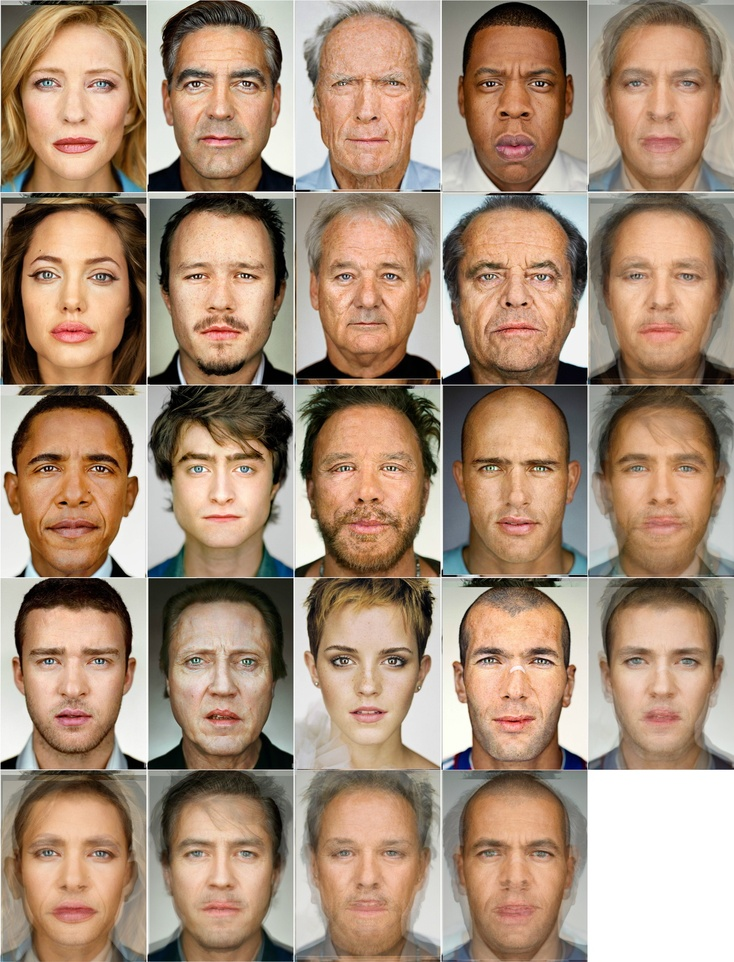
#> input picture skin_Images/7742382396_6b54eedb08_o.jpg, 734 x 962 px, shrunk from 1562 x 2047 before the run, found by its file name; its folder holds only this picture in this run
$ python haar_cascade_detection.py skin_Images/7742382396_6b54eedb08_o.jpg
#> lines starting #> are read from the running program, lines starting #| are printed output that depends on the picture; after the words box and inside, x2 and y2 are one past the last pixel; in counts of white or black regions, pixels touching at a corner belong together
# https://opencv-python-tutroals.readthedocs.io/en/latest/py_tutorials/py_objdetect/py_face_detection/py_face_detection.html
import numpy as np
import cv2

import os
import sys
from colorama import init, Fore

if(len(sys.argv) != 2):
     print("ERROR: The format should be <<< python haar_cascade_detection.py script <image file> >>>")
     exit()

filename = sys.argv[1]

# load the required XML classifiers
face_cascade = cv2.CascadeClassifier(cv2.data.haarcascades + 'haarcascade_frontalface_default.xml')
eye_cascade = cv2.CascadeClassifier(cv2.data.haarcascades + 'haarcascade_eye.xml')

# read the image
img = cv2.imread('skin_Images/' + filename)
#> img is the input picture: shape (962, 734, 3); mean B, G, R 119.4, 140.9, 167.3
gray = cv2.cvtColor(img, cv2.COLOR_BGR2GRAY)
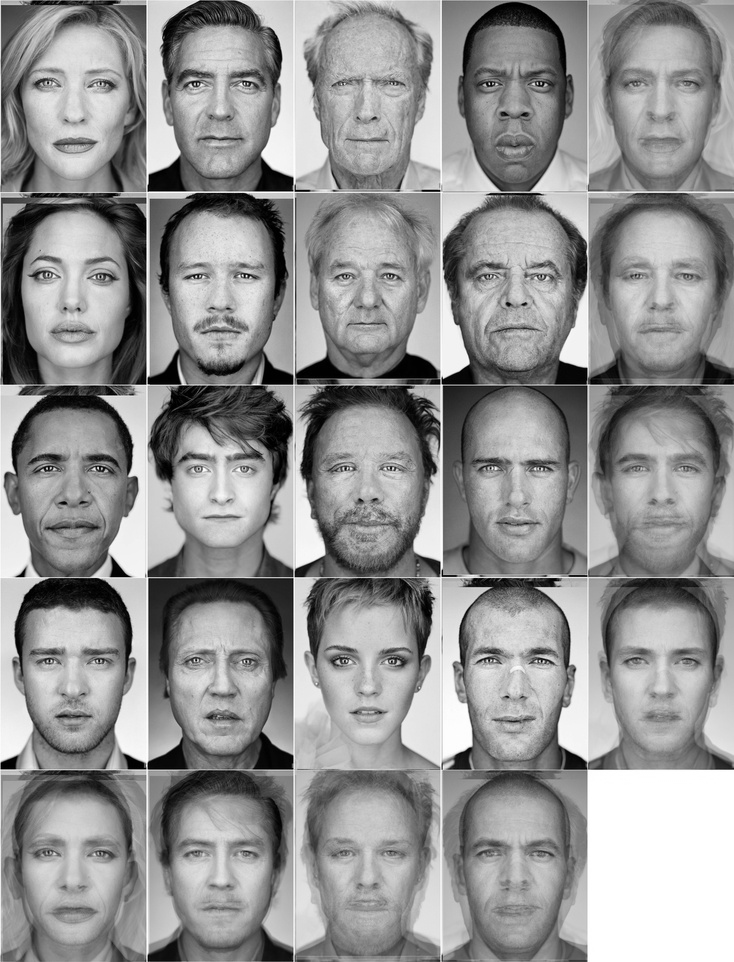
#> gray: shape (962, 734); min 0, max 255, mean 146.4

# find the faces in the image
faces = face_cascade.detectMultiScale(gray, 1.3, 5)
#> faces = 24 rows, first 6: [160, 419, 123, 123], [160, 35, 122, 122], [456, 36, 118, 118], [603, 39, 117, 117], [16, 39, 120, 120], [306, 36, 123, 123]
for (x,y,w,h) in faces:
    # If faces are found, it returns the positions of detected faces as Rect(x,y,w,h)
    img = cv2.rectangle(img,(x,y),(x+w,y+h),(255,0,0),2)
    # ROI for the face
    roi_gray = gray[y:y+h, x:x+w]
    roi_color = img[y:y+h, x:x+w]
    # apply eye detection on the ROI (since eyes are always on the face !!! )
    eyes = eye_cascade.detectMultiScale(roi_gray)
    for (ex,ey,ew,eh) in eyes:
        cv2.rectangle(roi_color,(ex,ey),(ex+ew,ey+eh),(0,255,0),2)
#> this loop made 24 passes
#> (x, y, w, h, eyes) on passes 1, 2, 3, 4, 5, 7, 8, 9, 10: (160, 419, 123, 123, [[23, 35, 29, 29], [72, 38, 25, 25]]), (160, 35, 122, 122, [[18, 31, 34, 34], [69, 31, 35, 35]]), (456, 36, 118, 118, [[67, 31, 33, 33], [34, 69, 22, 22], [16, 31, 33, 33]]), (603, 39, 117, 117, [[17, 28, 32, 32], [65, 27, 36, 36]]), (16, 39, 120, 120, [[14, 29, 30, 30], [68, 30, 32, 32]]), (158, 227, 126, 126, [[24, 34, 30, 30], [72, 36, 26, 26]]), (306, 225, 124, 124, [[26, 40, 24, 24], [70, 39, 26, 26]]), (451, 224, 129, 129, [[23, 42, 23, 23], [78, 41, 26, 26]]), (599, 228, 123, 123, [[24, 36, 24, 24], [71, 33, 31, 31], [15, 22, 46, 46]])
#> pass 1, `roi_gray = gray[y:y+h, x:x+w]`:
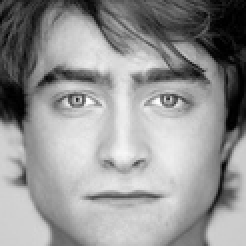
#> roi_gray: shape (123, 123) (shown 2 times larger); min 0, max 254, mean 148.7
#> pass 1, `roi_color = img[y:y+h, x:x+w]`:
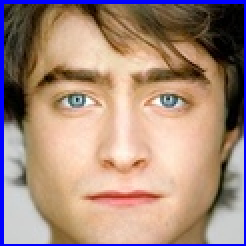
#> roi_color: shape (123, 123, 3) (shown 2 times larger); mean B, G, R 124.8, 138.1, 166.3
#> pass 2, `img = cv2.rectangle(img,(x,y),(x+w,y+h),(255,0,0),2)`:
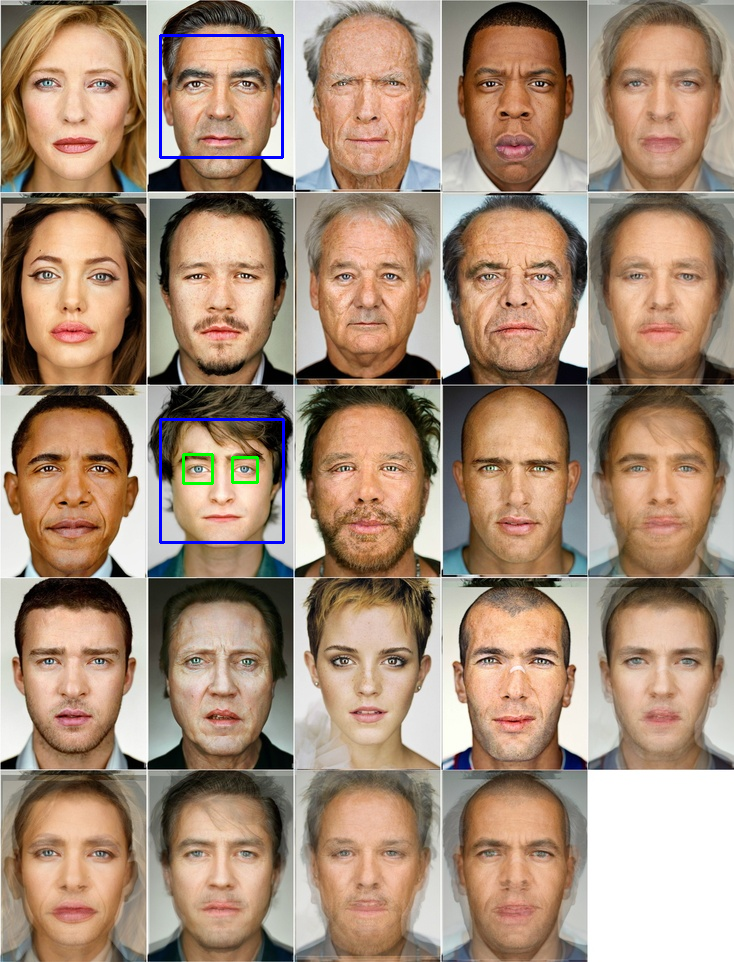
#> img: shape (962, 734, 3); mean B, G, R 119.8, 140.4, 166.5
#> after the loop:
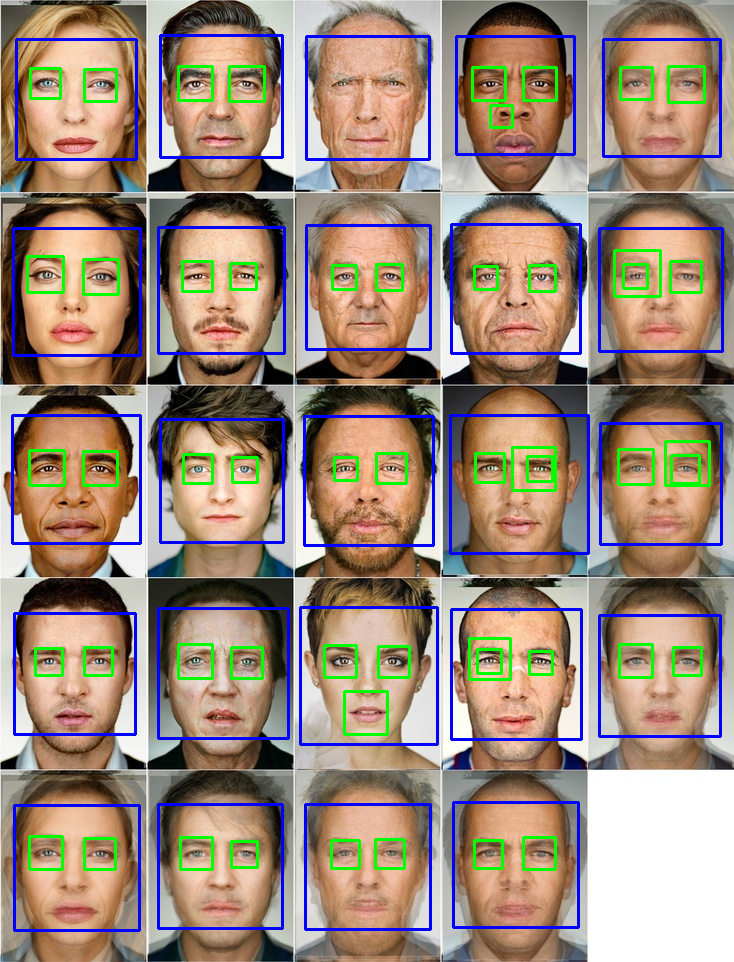
#> img: shape (962, 734, 3); 7.29% of pixels changed, all inside (x1, y1, x2, y2) = (11, 35, 724, 932)
#> after the loop:
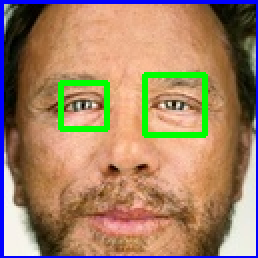
#> roi_color: shape (129, 129, 3) (shown 2 times larger); mean B, G, R 102.7, 130.7, 162
#> after the loop:
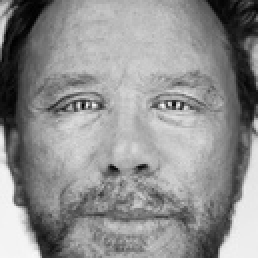
#> roi_gray: shape (129, 129) (shown 2 times larger); min 1, max 249, mean 142.8


# Get the current working directory
#   and create result folder for processed images
result_path = os.getcwd() + "/result_Images/haar_cascade"
if not os.path.exists(result_path):
    os.makedirs(result_path)

cv2.imwrite(os.path.join(result_path , "haarcascade_" + filename), img)

print(Fore.BLUE + "The " + filename + Fore.GREEN + " image is saved to" + Fore.CYAN + " result_Images/haar_cascade." + Fore.LIGHTWHITE_EX)

# cv2.imshow(filename,img)
# cv2.waitKey(0)
cv2.destroyAllWindows()

$ run again, on skin_Images/skin12.jpg
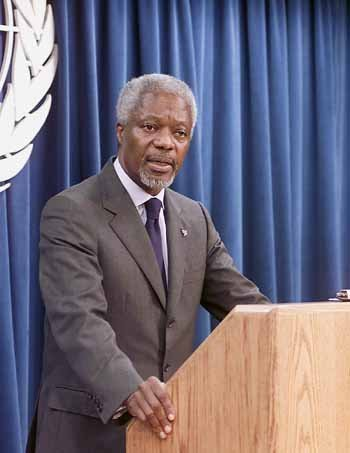
#> input picture skin_Images/skin12.jpg, 350 x 453 px, found by its file name
#> img is the input picture: shape (453, 350, 3); mean B, G, R 121.2, 104.8, 110.3
#> `gray = cv2.cvtColor(img, cv2.COLOR_BGR2GRAY)`:
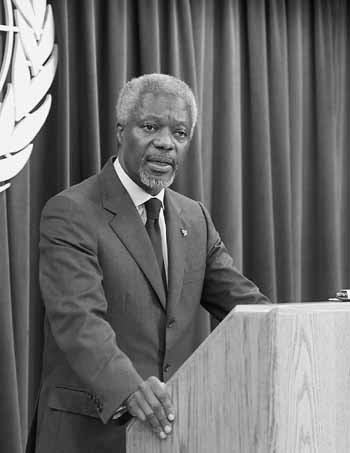
#> gray: shape (453, 350); min 1, max 255, mean 108.3
#> faces = [[121, 97, 83, 83]]
#> the loop `for (x,y,w,h) in faces:` made 1 pass
#> (x, y, w, h, eyes) on pass 1: (121, 97, 83, 83, [[18, 18, 23, 23], [49, 24, 22, 22]])
#> after the loop `for (x,y,w,h) in faces:`:
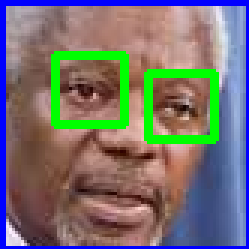
#> roi_color: shape (83, 83, 3) (shown 3 times larger); mean B, G, R 112.8, 113.6, 117.9

$ run again, on skin_Images/skin2.png
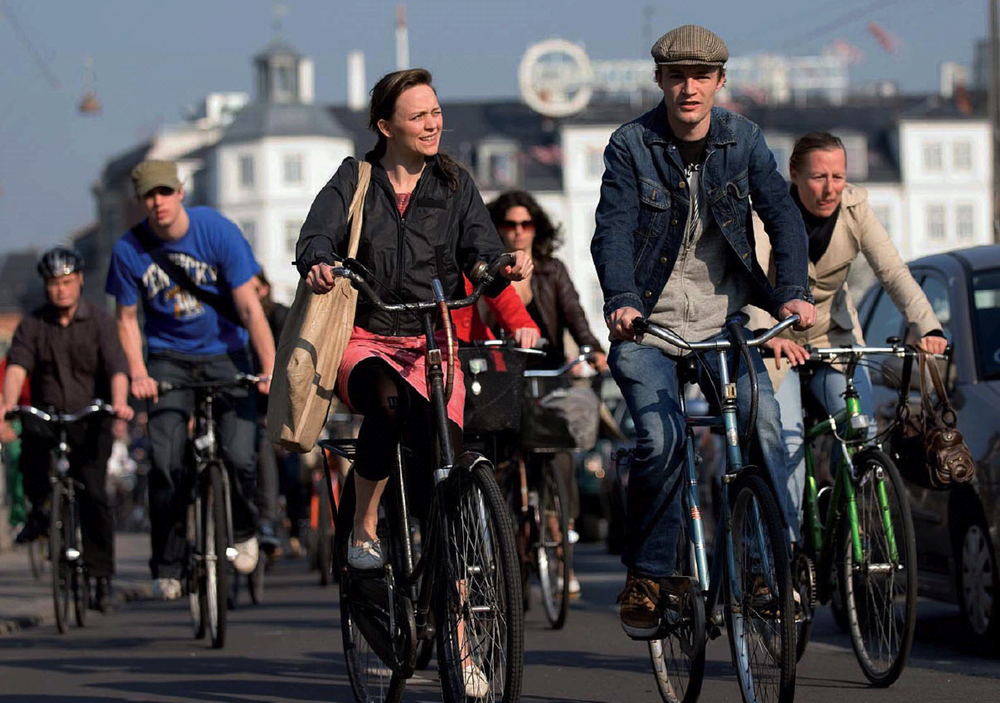
#> input picture skin_Images/skin2.png, 1000 x 703 px, shrunk from 1207 x 848 before the run, found by its file name
#> img is the input picture: shape (703, 1000, 3); mean B, G, R 79.5, 75.5, 77.9
#> faces = [[493, 208, 49, 49], [393, 91, 60, 60], [799, 155, 57, 57], [518, 28, 76, 76], [650, 47, 77, 77]]
#> the loop `for (x,y,w,h) in faces:` made 5 passes
#> after the loop `for (x,y,w,h) in faces:`:
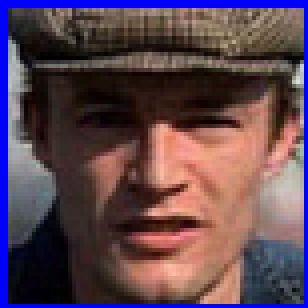
#> roi_color: shape (77, 77, 3) (shown 4 times larger); mean B, G, R 82.4, 69.5, 93.2
#> after the loop `for (x,y,w,h) in faces:`:
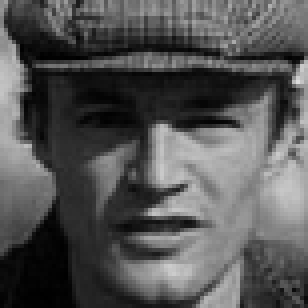
#> roi_gray: shape (77, 77) (shown 4 times larger); min 0, max 220, mean 83.9

$ run again, on skin_Images/skin3.png
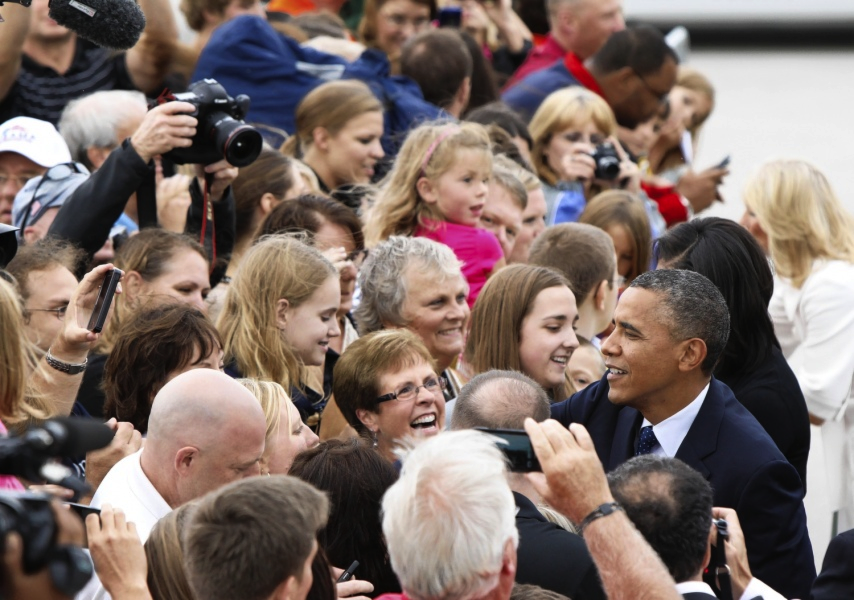
#> input picture skin_Images/skin3.png, 854 x 600 px, found by its file name
#> img is the input picture: shape (600, 854, 3); mean B, G, R 103.6, 109.9, 126.8
#> faces = [[334, 115, 66, 66]]
#> the loop `for (x,y,w,h) in faces:` made 1 pass
#> pass 1, `roi_color = img[y:y+h, x:x+w]`:
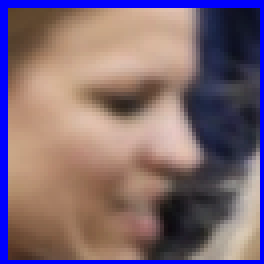
#> roi_color: shape (66, 66, 3) (shown 4 times larger); mean B, G, R 115.9, 104.2, 126.4
